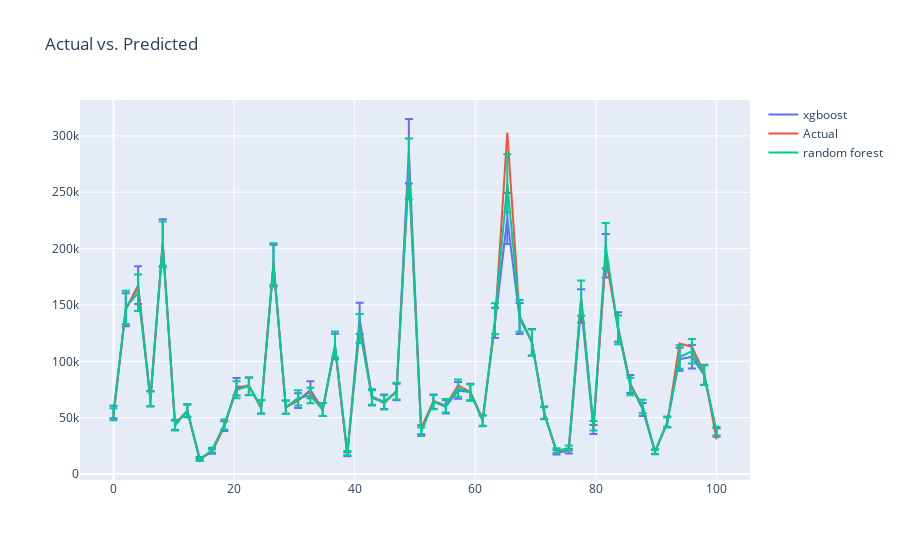

Notebook source saved alongside this figure:
### Code cell
import plotly.graph_objects as go

fig = go.Figure(data=go.Scatter(name='xgboost',
        x = np.linspace(0, len(val_corr_6.drop('Price', axis=1))),
        y=rnd_search_corr_xgb_6.best_estimator_.predict(val_corr_6.drop('Price', axis=1)),
        error_y=dict(
            type='percent', # value of error bar given as percentage of y value
            value=10,
            visible=True)
    ))
fig.add_trace(go.Scatter(name='Actual',
    x = np.linspace(0, len(val_corr_6.drop('Price', axis=1))),
    y = val_corr_6.Price,
))
fig.add_trace(go.Scatter(name='random forest',
    x = np.linspace(0, len(val_corr_6.drop('Price', axis=1))),
    y = rnd_search_corr_forest_6.best_estimator_.predict(val_corr_6.drop('Price', axis=1)),
    error_y=dict(
        type='percent',
        value=10,
        visible=True
    )
))
fig.update_layout(title = 'Actual vs. Predicted',)
